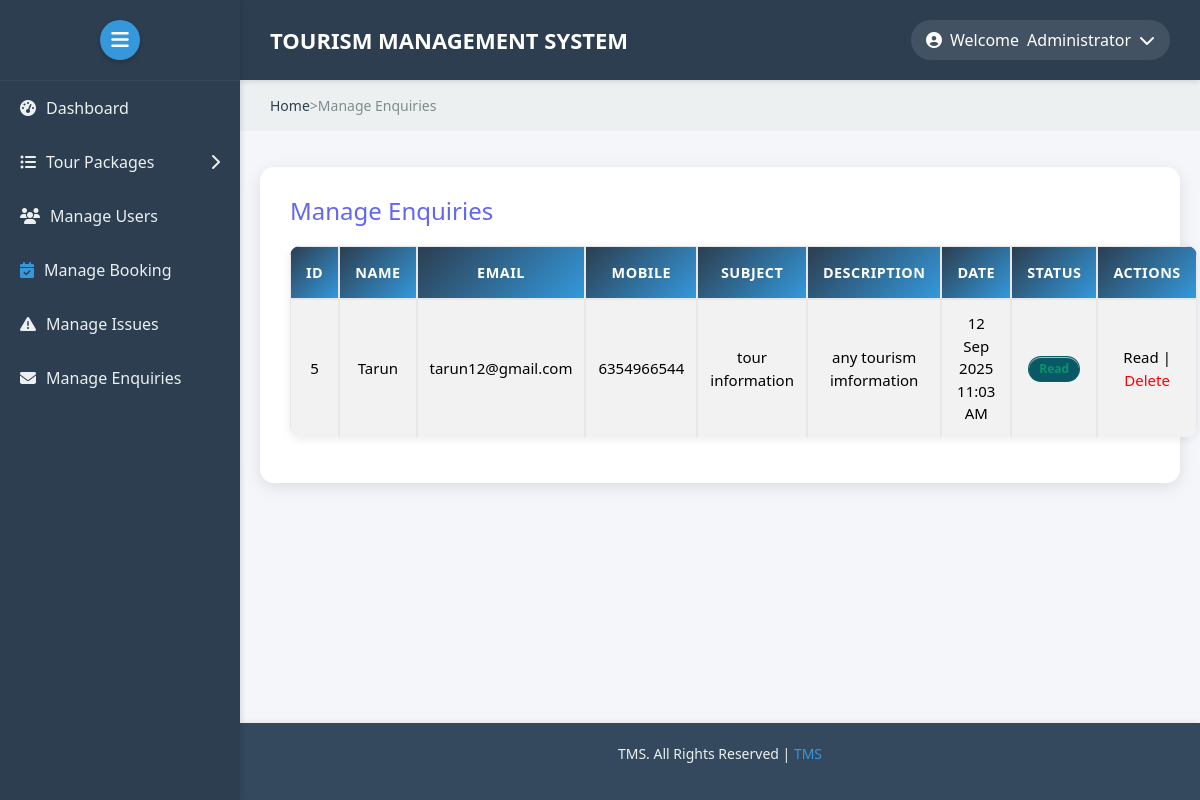
/admin/manage-enquires.php (signed in), run on the app's committed database.
### tables this page shows
CREATE TABLE `tblenquiry` (
  `id` int(11) NOT NULL,
  `FullName` varchar(100) DEFAULT NULL,
  `EmailId` varchar(100) DEFAULT NULL,
  `MobileNumber` char(10) DEFAULT NULL,
  `Subject` varchar(100) DEFAULT NULL,
  `Description` mediumtext DEFAULT NULL,
  `PostingDate` timestamp NULL DEFAULT current_timestamp(),
  `Status` int(1) DEFAULT NULL
);

### admin/manage-enquires.php (the view, shortened to what this page needs)
<?php
include('./includes/config.php');
$stmt = $conn->prepare("SELECT * FROM tblenquiry ORDER BY id DESC");
$stmt->execute();
$result = $stmt->get_result();
?>
<!DOCTYPE html>
<html lang="en">
<head>
    <link href="https://cdn.jsdelivr.net/npm/bootstrap@5.3.3/dist/css/bootstrap.min.css" rel="stylesheet">
    <link rel="stylesheet" href="https://cdnjs.cloudflare.com/ajax/libs/font-awesome/6.5.0/css/all.min.css">
    <link rel="stylesheet" href="./css/style.css">
</head>
<body>
    <div class="sidebar">
        <div class="sidebar-header">
            <button class="toggle-btn" id="sidebarToggle">
                <i class="fas fa-bars"></i>
            </button>
        </div>
        <div class="sidebar-menu">
            <ul>
                <li><a href="dashboard.php"><i class="fas fa-tachometer-alt"></i> <span>Dashboard</span></a></li>
                <li>
                    <a href="#"><i class="fas fa-list-ul"></i> <span>Tour Packages</span> <i class="fas fa-chevron-right" style="margin-left: auto;"></i></a>
                </li>
                <li><a href="manage-users.php"><i class="fas fa-users"></i> <span>Manage Users</span></a></li>
                <li><a href="manage-bookings.php"><i class="fas fa-calendar-check"></i> <span>Manage Booking</span></a></li>
                <li><a href="manageissues.php"><i class="fas fa-exclamation-triangle"></i> <span>Manage Issues</span></a></li>
                <li><a href="manage-enquires.php" class="active"><i class="fas fa-envelope"></i> <span>Manage Enquiries</span></a></li>
            </ul>
        </div>
    </div>
    <div class="main-content">
        <div class="header">
            <div class="logo">TOURISM MANAGEMENT SYSTEM</div>
            <div class="user-profile" id="userProfile">
                <i class="fas fa-user-circle"></i>
                <span>Welcome</span>
                <span>Administrator</span>
                <i class="fas fa-chevron-down"></i>
            </div>
        </div>
        <div class="breadcrumb">
            <a href="dashboard.php">Home</a> > <span>Manage Enquiries</span>
        </div>
            <div class="content-wrapper">
                <div class="table-container">
                    <h2>Manage Enquiries</h2>
                    <?php if ($result->num_rows > 0): ?>
                        <table class="table table-striped">
                            <thead>
                                <tr>
                                    <th>ID</th>
                                    <th>Name</th>
                                    <th>Email</th>
                                    <th>Mobile</th>
                                    <th>Subject</th>
                                    <th>Description</th>
                                    <th>Date</th>
                                    <th>Status</th>
                                    <th>Actions</th>
                                </tr>
                            </thead>
                            <tbody>
                                <?php while ($row = $result->fetch_object()): ?>
                                    <tr>
                                        <td><?php echo htmlspecialchars($row->id); ?></td>
                                        <td><?php echo htmlspecialchars($row->FullName); ?></td>
                                        <td><?php echo htmlspecialchars($row->EmailId); ?></td>
                                        <td><?php echo htmlspecialchars($row->MobileNumber); ?></td>
                                        <td><?php echo htmlspecialchars($row->Subject); ?></td>
                                        <td style="max-width: 200px; word-wrap: break-word;">
                                            <?php echo htmlspecialchars(substr($row->Description, 0, 100)); ?>
                                        </td>
                                        <td><?php echo date('d M Y h:i A', strtotime($row->PostingDate)); ?></td>
                                        <td>
                                            <?php if ($row->Status == 1): ?>
                                                <span class="badge bg-success">Read</span>
                                            <?php else: ?>
                                                <span class="badge bg-warning">Unread</span>
                                            <?php endif; ?>
                                        </td>
                                        <td>
                                            <?php if ($row->Status == 1): ?>
                                                Read |
                                                <a href="manage-enquires.php?action=delete&id=<?php echo urlencode($row->id);?>"
                                                onclick="return confirm('Do you really want to delete this enquiry?')"
                                                style="color:red; text-decoration: none;">Delete</a>
                                            <?php endif; ?>
                                        </td>
                                    </tr>
                                <?php endwhile; ?>
                            </tbody>
                        </table>
                    <?php endif; ?>
                </div>
            </div>
        <div class="footer">
            <p>TMS. All Rights Reserved | <a href="#">TMS</a></p>
        </div>
    </div>
</body>
</html>

### admin/css/style.css (style rules this page uses)
* { margin: 0; padding: 0; box-sizing: border-box; }
body { font-family: 'Segoe UI', Tahoma, Geneva, Verdana, sans-serif; background-color: #f5f6fa; color: #333; overflow-x: hidden; min-height: 100vh; }
.sidebar { width: 250px; height: 100vh; background: #2c3e50; color: white; position: fixed; top: 0; left: 0; transition: all 0.3s ease; z-index: 1000; box-shadow: 2px 0 5px rgba(0, 0, 0, 0.1); overflow-y: auto; }
.sidebar-header { padding: 20px; display: flex; align-items: center; justify-content: center; border-bottom: 1px solid #34495e; background: #2c3e50; }
.toggle-btn { background: #3498db; border: none; color: white; font-size: 20px; cursor: pointer; width: 40px; height: 40px; border-radius: 50%; display: flex; align-items: center; justify-content: center; transition: background 0.3s ease, transform 0.2s; box-shadow: 0 2px 5px rgba(0, 0, 0, 0.2); }
.sidebar-menu ul { list-style: none; padding: 0; }
.sidebar-menu li { position: relative; }
.sidebar-menu a { display: flex; align-items: center; padding: 15px 20px; color: #ecf0f1; text-decoration: none; transition: background 0.3s; gap: 10px; white-space: nowrap; }
.sidebar-menu .fas.fa-chevron-right { margin-left: auto; transition: transform 0.3s; }
.main-content { flex: 1; margin-left: 250px; transition: margin-left 0.3s ease; min-height: 100vh; display: flex; flex-direction: column; }
.header { display: flex; justify-content: space-between; align-items: center; padding: 20px 30px; background: #2c3e50; color: white; box-shadow: 0 2px 5px rgba(0, 0, 0, 0.1); position: sticky; top: 0; z-index: 99; }
.logo { font-size: 22px; font-weight: bold; color: white; }
.user-profile { display: flex; align-items: center; gap: 8px; cursor: pointer; position: relative; padding: 8px 15px; border-radius: 20px; background: rgba(255, 255, 255, 0.1); color: white; }
.breadcrumb { padding: 15px 30px; background: #ecf0f1; font-size: 14px; color: #7f8c8d; }
.breadcrumb a { color: #2c3e50; text-decoration: none; }
.table { background-color: #ffffff; border-collapse: separate; border-spacing: 0; border-radius: 10px; overflow: hidden; box-shadow: 0 2px 10px rgba(0, 0, 0, 0.08); }
.table thead th { background: linear-gradient(135deg, #2c3e50, #3498db); color: white; font-weight: 600; text-align: center; padding: 15px; font-size: 0.9rem; text-transform: uppercase; letter-spacing: 0.5px; }
.table tbody td { padding: 12px; vertical-align: middle; text-align: center; border-bottom: 1px solid #e9ecef; }
.table tbody tr:last-child td { border-bottom: none; }
.table-striped tbody tr:nth-of-type(odd) { background-color: #f8f9fa; }
.table-container { background: #ffffff; padding: 30px; border-radius: 14px; box-shadow: 0 4px 16px rgba(0, 0, 0, 0.1); animation: fadeInUp 0.4s ease-out; width: 100%; max-width: 1200px; margin: auto; }
.table-container h2 { font-size: 24px; margin-bottom: 20px; color: #6366f1; }
table { width: 100%; border-collapse: collapse; }
table thead { background: #6366f1; color: #fff; }
table th, table td { padding: 18px 20px; border: 1px solid #e5e7eb; font-size: 15px; text-align: center; }
.badge { display: inline-block; padding: 6px 10px; border-radius: 999px; font-size: 12px; font-weight: 600; line-height: 1; vertical-align: middle; text-transform: none; box-shadow: 0 1px 0 rgba(255, 255, 255, 0.6) inset; }
.bg-success { background-color: #0a5866ff !important; }
.badge.bg-success { background: rgba(16, 185, 129, 0.12); color: #059669; border: 1px solid rgba(5, 150, 105, 0.12); }
.content-wrapper { padding: 20px; display: flex; justify-content: center; align-items: flex-start; min-height: auto; }
.footer { margin-top: auto; padding: 20px 30px; background: #34495e; color: #ecf0f1; text-align: center; font-size: 14px; box-shadow: 0 -2px 5px rgba(0, 0, 0, 0.05); }
.footer a { color: #3498db; text-decoration: none; }
.fa-calendar-check { color: #3498db; }
@media (min-width: 1025px) and (max-width: 1440px) { .sidebar { width: 240px; } }
@media (min-width: 1025px) and (max-width: 1440px) { .main-content { margin-left: 240px; } }

### data on the page
tblenquiry: id "5", FullName "Tarun", EmailId "tarun12@gmail.com", MobileNumber "6354966544", Subject "tour information", Description "any tourism imformation", PostingDate "12 Sep 2025 11:03 AM", Status "Read"
